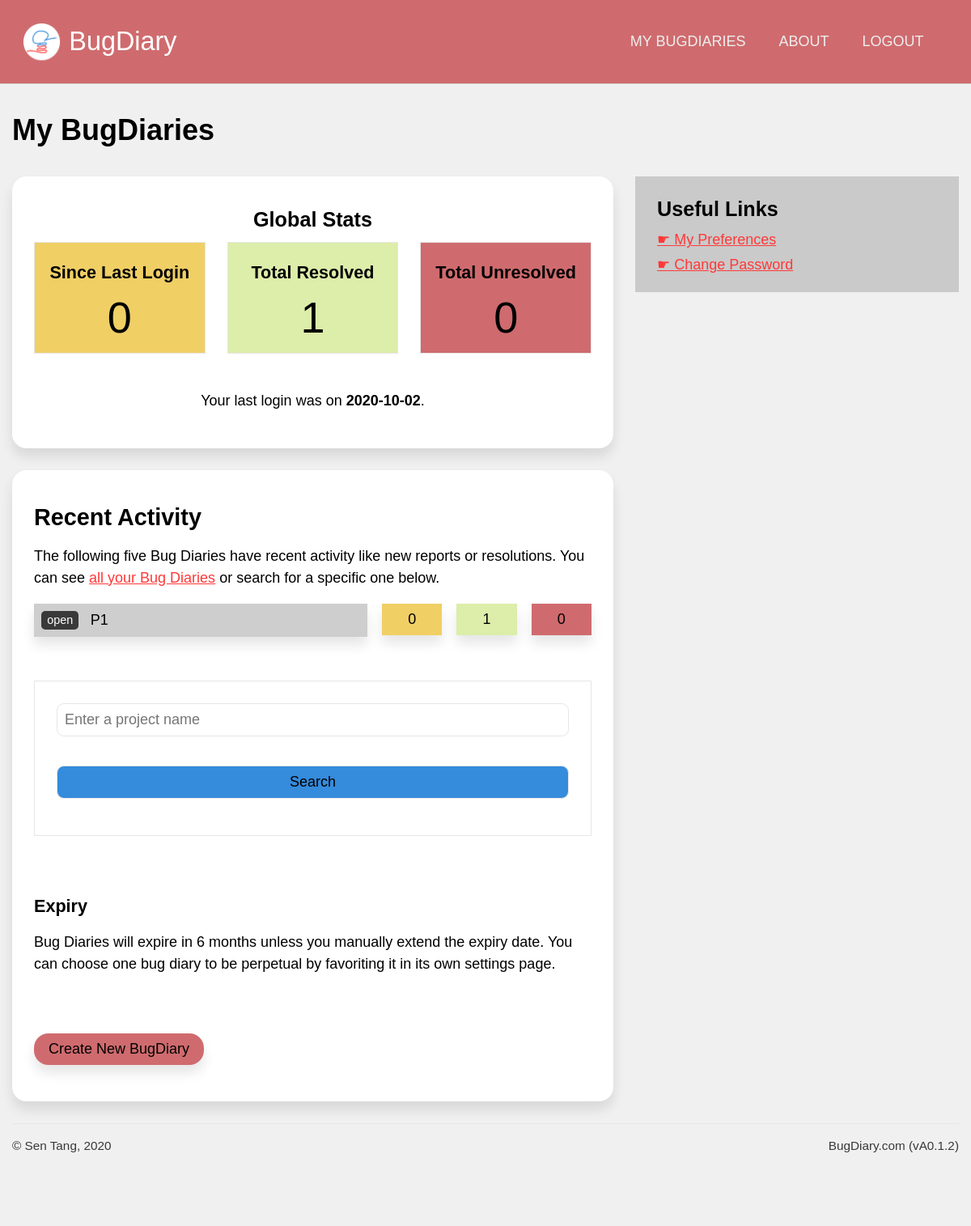
The page /users/dashboard (signed in) on the database as committed earlier.
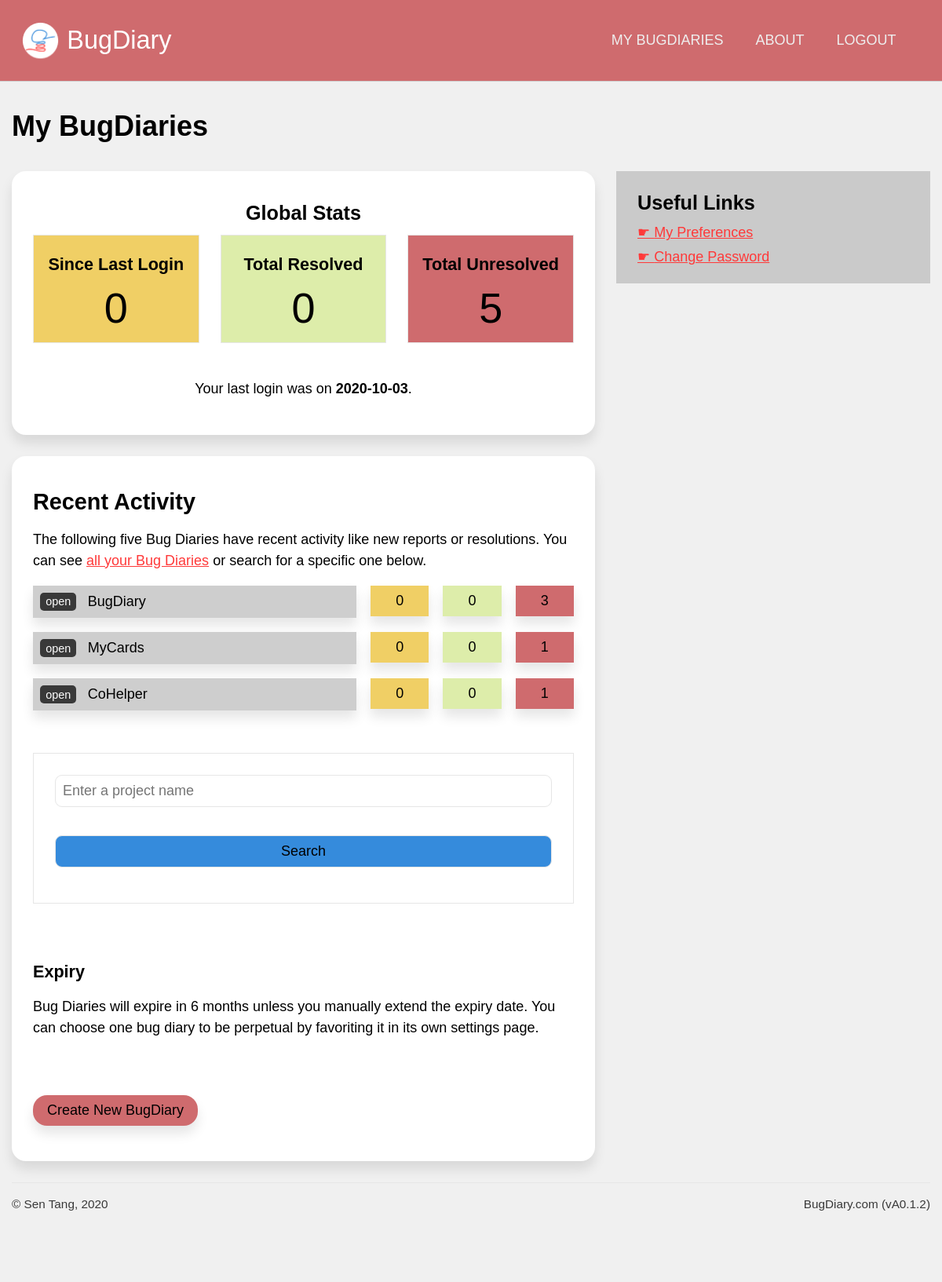
The same page on the database as committed later.
### application/models.py (models this page shows, shortened)
class Users(db.Model, UserMixin):
    id = db.Column(db.Integer, primary_key = True, nullable = False)
    display_name = db.Column(db.String(200), nullable = False)
    email = db.Column(db.String(200), index = True, unique = True, nullable = False)
    password = db.Column(db.String(200), nullable = False)
    bio = db.Column(db.Text, nullable = False)
    last_login = db.Column(db.DateTime, nullable = False)
    account_type = db.Column(db.Integer, db.ForeignKey('account_types.id'), default = 1)
    owned_projects = db.relationship('Projects', backref="project_owner")
    comments = db.relationship('Bug_comments', backref="comment_author")
    blog_posts = db.relationship('Blog_posts', backref="post_author")
    collab_projects = db.relationship('Projects', secondary = users_to_projects, backref = db.backref("collaborators", lazy = 'dynamic'), lazy='dynamic')

class Projects(db.Model):
    id  = db.Column(db.Integer, primary_key = True, nullable = False)
    url = db.Column(db.String(22), index = True, unique = True, nullable = False)
    name = db.Column(db.String(100), nullable = False)
    description = db.Column(db.Text, nullable = False)
    creation_date = db.Column(db.DateTime, index = True, nullable = False)
    expiry_date = db.Column(db.DateTime, index = True, nullable = False)
    status = db.Column(db.String(10), nullable = False)
    access_code = db.Column(db.String(50), nullable = True)
    last_activity = db.Column(db.DateTime(), default = dt.datetime.now())
    memo = db.Column(db.String(500), default = "Post a memo here!")
    owner = db.Column(db.Integer, db.ForeignKey('users.id')) #linked
    bugs = db.relationship('Bugs', backref = 'containing_project', cascade = "all,delete")
    locations = db.relationship('Project_bug_locations', backref = 'locations_in', cascade = "all,delete")
    types = db.relationship('Project_bug_types', backref = 'types_in', cascade = "all,delete")
    settings = db.relationship('Project_settings', backref = 'settings_for', cascade = "all,delete", uselist = False)
    blog_posts = db.relationship('Blog_posts', backref= 'post_target', cascade = "all,delete")

### application/users/views.py (the view)
@users.route('/dashboard')
@login_required
def dashboard():
    since_last_login = Bugs.query.filter(Bugs.containing_project.has(Projects.id.in_([ proj.id for proj in current_user.owned_projects]))).filter_by(status = "PENDING").filter(Bugs.report_date > current_user.last_login).count()
    resolved = Bugs.query.filter(Bugs.containing_project.has(Projects.id.in_([ proj.id for proj in current_user.owned_projects]))).filter_by(status = "RESOLVED").count()
    unresolved = Bugs.query.filter(Bugs.containing_project.has(Projects.id.in_([ proj.id for proj in current_user.owned_projects]))).filter_by(status = "PENDING").count()
    project_list = current_user.collab_projects
    project_summaries = []
    for project in project_list:
        project_summaries.append({'name': project.name, 'description': project.description, 'url': project.url, 'last_activity': project.last_activity,
        'since_last_login': Bugs.query.filter_by(project = project.id).filter_by(status = "PENDING").filter(Bugs.report_date > current_user.last_login).count(),
        'resolved': Bugs.query.filter_by(project = project.id).filter_by(status = "RESOLVED").count(),
        'unresolved': Bugs.query.filter_by(project = project.id).filter_by(status = "PENDING").count()})
    def get_dates(p):
        return p['last_activity']
    project_summaries.sort(key=get_dates, reverse=True)
    return render_template('user_dash.html', user = current_user, since_last_login = since_last_login, resolved = resolved, unresolved = unresolved, project_summaries = project_summaries[:5])

### application/models.py (called while the page is built)
@login_manager.user_loader
def load_user(user_id):
    return Users.query.get(user_id)

### application/users/templates/users/user_dash.html (shortened to what this page needs)
{% extends 'confined.html' %}
{% import 'macros.html' as macros %}
{% block main %}
<h1>My BugDiaries</h1>
<div class="main-aside">
    <main>
        <div class="bg-white rounded shadowed block text-centered">
            <h3>Global Stats</h3>
            <div class="block-comparison-3">
                <div class="comp1 text-centered lined bg-yellow">
                    <h4>Since Last Login</h4>
                    <span class="bignum">{{ since_last_login }}</span>
                </div>
                <div class="comp2 text-centered lined bg-green">
                    <h4>Total Resolved</h4>
                    <span class="bignum">{{ resolved }}</span>
                </div>
                <div class="comp3 text-centered lined bg-red">
                    <h4>Total Unresolved</h4>
                    <span class="bignum">{{ unresolved }}</span>
                </div>
            </div>
            <p>
                Your last login was on <b>{{ current_user.last_login.strftime('%Y-%m-%d') }}</b>.
            </p>
        </div>
        <div class="bg-white rounded shadowed block">
            <h2>Recent Activity</h2>
            <p>
                The following five Bug Diaries have recent activity like new reports or resolutions. You can see <a href="{{ url_for('users.all_projects') }}">all your Bug Diaries</a> or search for a specific one below.
            </p>
            {% for project in project_summaries %}
            {{ macros.summary_with_stats(project) }}
            {% endfor %}
            <div class="spacer-small"></div>
            {{ macros.search(current_user.collab_projects) }}
            <div class="spacer-small"></div>
            <h4>Expiry</h4>
            <p>
                Bug Diaries will expire in 6 months unless you manually extend the expiry date. You can choose one bug diary to be perpetual by favoriting it in its own settings page.
            </p>
            <div class="spacer-small"></div>
            <a href="{{ url_for('projects.create') }}" class="button-primary rounded shadowed">
                Create New BugDiary
            </a>
        </div>
    </main>
    <aside>
        <div class="sidebar-block bg-gray">
            <h3>Useful Links</h3>
            <a href="{{ url_for('users.preferences') }}" class="navigation">My Preferences</a>
            <a href="{{ url_for('users.settings') }}" class="navigation">Change Password</a>
        </div>
    </aside>
</div>
{% endblock %}

### application/templates/confined.html (shortened to what this page needs)
{% extends "base.html" %}
{% block templateMain %}
<main class="confined">
  {% block main %}
  {% endblock %}
</main>
{% endblock %}

### application/templates/macros.html (shortened to what this page needs)
{% macro search(suggestions) %}
<form action="{{ url_for('users.search') }}" method="get" class="lined bg-white block" autocomplete="off">
    <input name="search_term" type="text" list="project_names" placeholder="Enter a project name">
    <input type="submit" value="Search" class="button-secondary">
</form>
{% endmacro %}
{% macro summary_with_stats(project) %}
<div class="project-summary">
    <div class="name shadowed">
        <a href="{{ url_for('projects.dashboard', project_url = project['url']) }}">open</a><span onclick="toggleElement('sum-{{project.id}}')">{{ project['name'] }}</span>
    </div>
    <div class="stats text-centered shadowed bg-yellow">
        {{ project['since_last_login'] }}
    </div>
    <div class="stats text-centered shadowed bg-green">
        {{ project['resolved'] }}
    </div>
    <div class="stats text-centered shadowed bg-red">
        {{ project['unresolved'] }}
    </div>
</div>
{% endmacro %}

### application/templates/base.html (shortened to what this page needs)
<!DOCTYPE html>
{% set version = "A0.1.2" %}
<html lang="en" dir="ltr">
  <head>
    <link rel="stylesheet" href="{{ url_for('static', filename='css/unilay5.css') }}?v={{version}}">
    <link rel="stylesheet" href="{{ url_for('static', filename='css/custom.css') }}?v={{version}}">
  </head>
  <body>
    <header>
        <div id="logo"><a href="{{ url_for('core.index') }}">
            {% block custom_logo %}BugDiary{% endblock %}
        </a></div>
        <nav id="navigation">
          {% block custom_nav %}
          <a href="{{ url_for('users.dashboard') }}">MY BUGDIARIES</a>
          <a href="{{ url_for('core.about') }}">ABOUT</a>
          {% if current_user.is_authenticated %}
          <a href="{{ url_for('users.logout') }}">LOGOUT</a>
          {% endif %}
          {% endblock %}
        </nav>
    </header>
      {% block templateMain %}{% endblock %}
    <footer>
      <div id="copyright">
        &copy; Sen Tang, 2020
      </div>
      <div id="version">
        BugDiary.com (v{{ version }})
      </div>
    </footer>
  </body>
</html>

### application/static/css/unilay5.css (style rules this page uses)
body { font-size: 18px; font-family: sans-serif; color: #000; margin: 0; padding: 0; background-color: #f0f0f0; }
header { background-color: #cf6b6e; border-bottom: 1px solid #d0d0d0; padding: 1.5em; display: grid; text-align: center; grid-template-areas: "logo nav"; }
header #logo { padding-left: 1.8em; line-height: 1.5em; grid-area: logo; background-image: url("../images/logo-small.png"); background-repeat: no-repeat; background-size: contain; text-align: left; font-size: 1.8em; }
header #logo a:link, header #logo a:visited { color: #fff; text-decoration: none; }
header nav, header #navigation { grid-area: nav; padding: 0.75em; text-align: right; z-index: 10; }
header nav a, header #navigation a { text-transform: uppercase; display: inline-block; color: #eeeeee; text-decoration: none; padding: 0 1em; font-family: "Trebuchet MS", Helvetica, sans-serif; }
.confined { max-width: 65em; margin-left: auto; margin-right: auto; }
footer { border-top: 1px solid #e6e6e6; padding-top: 1em; padding-bottom: 5em; max-width: 65em; color: #393939; margin: auto; display: grid; grid-template-areas: "copyright version"; grid-gap: 0; }
footer #copyright { grid-area: copyright; text-align: left; font-size: 0.85em; }
footer #version { grid-area: version; text-align: right; font-size: 0.85em; }
p { line-height: 150%; }
main a.button-secondary, main a.button-primary { padding: 0.5em 1em; text-decoration: none; margin: 1em auto; display: inline-block; text-align: center; }
main a.button-primary { background-color: #cf6b6e; color: #000; }
a:link, a:visited { color: #ff3939; }
a.navigation { display: block; margin: 0.5em 0; }
a.navigation:before { content: "☛ "; }
h2, h3, h4, h5 { margin: 0.5em 0; }
h1 { color: inherit; font-size: 2em; margin: 1em 0; }
h2 { color: inherit; font-size: 1.6em; }
h3 { color: inherit; font-size: 1.4em; }
h4 { color: inherit; font-size: 1.2em; }
.block { padding: 1.5em; margin-bottom: 1.5em; }
.sidebar-block { padding: 0.75em 1.5em; margin-bottom: 1.5em; }
.block-comparison-3 { display: grid; grid-template-areas: "comp1 comp2 comp3"; grid-template-columns: 1fr 1fr 1fr; grid-gap: 1.5em; }
.block-comparison-3 .comp1 { grid-area: comp1; }
.block-comparison-3 .comp2 { grid-area: comp2; }
.block-comparison-3 .comp3 { grid-area: comp3; }
.block-comparison-3 .comp1, .block-comparison-3 .comp2, .block-comparison-3 .comp3 { padding: 0.75em; margin-bottom: 1.5em; }
.aside-main, .main-aside { display: grid; grid-gap: 1.5em; }
.aside-main main, .main-aside main { grid-area: main; }
.aside-main aside, .main-aside aside { grid-area: aside; }
.main-aside { grid-template-areas: "main aside"; grid-template-columns: auto 400px; }
.spacer-small { padding-bottom: 2em; }
.lined { border: 1px solid #e6e6e6; }
.rounded { border-radius: 1em 1em 1em 1em; -moz-border-radius: 1em 1em 1em 1em; -webkit-border-radius: 1em 1em 1em 1em; }
.shadowed { -webkit-box-shadow: 0px 10px 15px 0px rgba(0, 0, 0, 0.1); -moz-box-shadow: 0px 10px 15px 0px rgba(0, 0, 0, 0.1); box-shadow: 0px 10px 15px 0px rgba(0, 0, 0, 0.1); }
.text-centered { text-align: center; }
.bg-white { background-color: #fff; }
.bg-green { background-color: #DDEDAA; }
.bg-red { background-color: #CF6B6E; }
.bg-yellow { background-color: #F0CF65; }
.bg-gray { background-color: #cacaca; }
form { font-size: 1em; }
input[type=text], input[type=number], input[type=submit], input[type=password], select, textarea, .button-styled { font-size: 1em; padding: 0.5em; -webkit-appearance: none; -moz-appearance: none; appearance: none; width: 100%; border: 1px solid; font-family: inherit; margin-bottom: 1em; border-color: #e6e6e6; -webkit-box-sizing: border-box; -moz-box-sizing: border-box; box-sizing: border-box; border-radius: 0.5em 0.5em 0.5em 0.5em; -moz-border-radius: 0.5em 0.5em 0.5em 0.5em; -webkit-border-radius: 0.5em 0.5em 0.5em 0.5em; }
input[type=submit] { margin-top: 1em; }
.button-primary { background-color: #cf6b6e; color: #000; }
.button-secondary { background-color: #358bdc; color: #000; }

Rows that differ between the two databases and show on the page:
removed Projects: name "P1", since_last_login "0", resolved "1", unresolved "0"
changed Users: last_login "2020-10-02" → "2020-10-03"
added Projects: name "BugDiary", since_last_login "0", resolved "0", unresolved "3"
added Projects: name "MyCards", since_last_login "0", resolved "0", unresolved "1"
added Projects: name "CoHelper", since_last_login "0", resolved "0", unresolved "1"
Other text that changed with them:
{{ resolved }}: "1" → "0"
{{ unresolved }}: "0" → "5"
